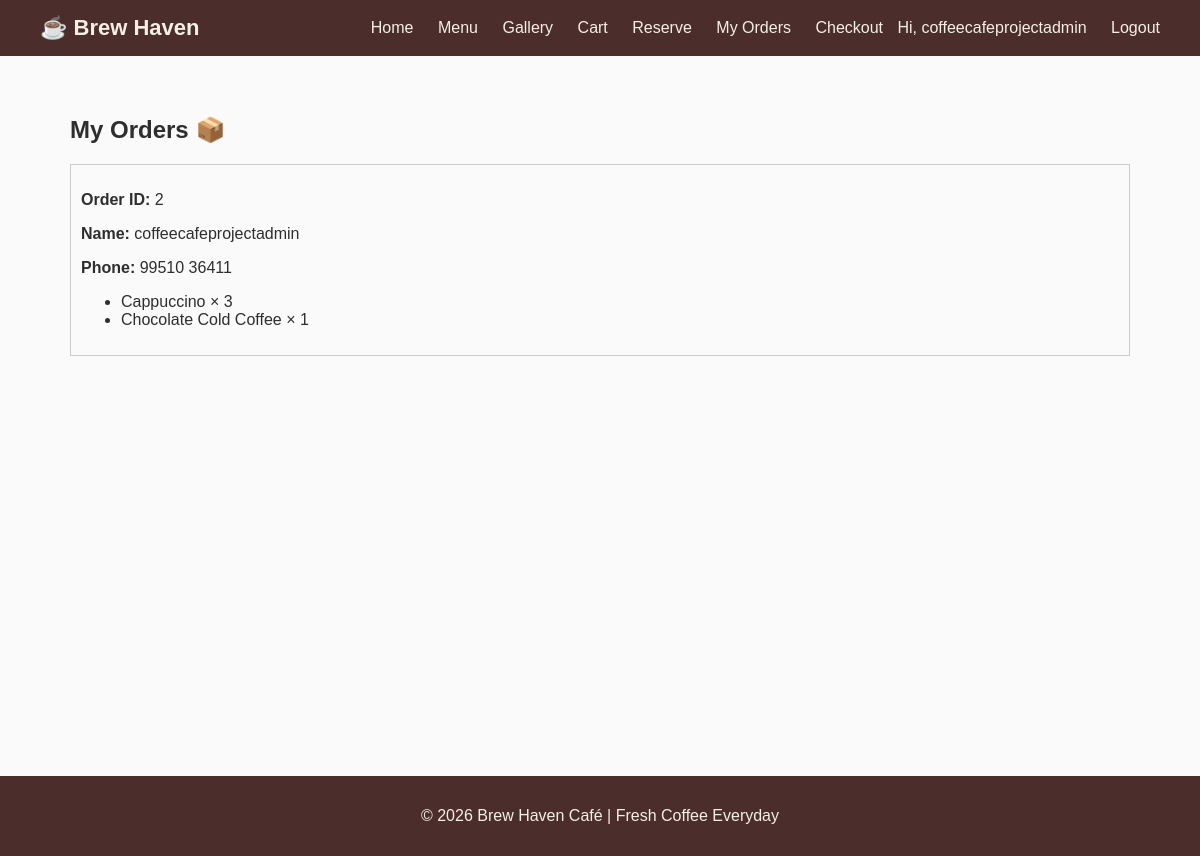
Screenshot of /orders/ (signed in) with the database file from the repository.
### main/models.py (models this page shows, shortened)
class Order(models.Model):
    user = models.ForeignKey('auth.User', on_delete=models.CASCADE, null=True, blank=True)
    name = models.CharField(max_length=100)
    phone = models.CharField(max_length=15)
    address = models.TextField(blank=True)
    created_at = models.DateTimeField(auto_now_add=True)
    is_completed = models.BooleanField(default=False)

class OrderItem(models.Model):
    order = models.ForeignKey(Order, on_delete=models.CASCADE)
    item = models.ForeignKey(MenuItem, on_delete=models.CASCADE)
    quantity = models.IntegerField(default=1)

class MenuItem(models.Model):
    CATEGORY_CHOICES = (
        ('hot', 'Hot Coffee'),
        ('cold', 'Cold Coffee'),
        ('snacks', 'Snacks'),
        ('dessert', 'Desserts'),
    )
    name = models.CharField(max_length=100)
    description = models.TextField()
    price = models.IntegerField()
    category = models.CharField(max_length=20, choices=CATEGORY_CHOICES)
    image = models.ImageField(upload_to='menu_images/')

### main/views.py (the view)
# urls.py: path('orders/', views.order_history, name='order_history'),
@login_required(login_url='/login/')
def order_history(request):
    orders = Order.objects.filter(
        user=request.user,
        is_completed=True
    ).order_by('-id')
    return render(request, 'order_history.html', {'orders': orders})

### main/templates/order_history.html
{% extends 'base.html' %}
{% block content %}
<h2>My Orders 📦</h2>
{% if orders %}
    {% for order in orders %}
        <div style="border:1px solid #ccc; padding:10px; margin-bottom:10px;">
            <p><b>Order ID:</b> {{ order.id }}</p>
            <p><b>Name:</b> {{ order.name }}</p>
            <p><b>Phone:</b> {{ order.phone }}</p>
            <ul>
            {% for item in order.orderitem_set.all %}
                <li>
                    {{ item.item.name }} × {{ item.quantity }}
                </li>
            {% endfor %}
            </ul>
        </div>
    {% endfor %}
{% else %}
<p>No orders yet ☕</p>
{% endif %}
{% endblock %}

### main/templates/base.html (shortened to what this page needs)
<!DOCTYPE html>
<html lang="en">
<head>
    {% load static %}
    <link rel="stylesheet" href="{% static 'css/style.css' %}">
</head>
<body>
<header class="navbar">
    <div class="logo">☕ Brew Haven</div>
    <nav>
        <a href="/">Home</a>
        <a href="/menu/">Menu</a>
        <a href="/gallery/">Gallery</a>
        <a href="/cart/">Cart</a>
        <a href="/reserve/">Reserve</a>
        {% if user.is_authenticated %}
            <a href="/orders/">My Orders</a>
            <a href="/checkout/">Checkout</a>
            <span style="color:#F5EFE6; margin-left:10px;">
                Hi, {{ user.username }}
            </span>
            <a href="/logout/">Logout</a>
        {% else %}
            <a href="/login/">Login</a>
            <a href="/signup/">Signup</a>
        {% endif %}
    </nav>
</header>
<div class="content">
    {% block content %}
    {% endblock %}
</div>
<footer class="footer">
    <p>© 2026 Brew Haven Café | Fresh Coffee Everyday</p>
</footer>
</body>
</html>

### main/static/css/style.css (style rules this page uses)
body { margin: 0; font-family: 'Poppins', Arial, sans-serif; background-color: #FAFAFA; color: #2E2E2E; }
.navbar { display: flex; justify-content: space-between; align-items: center; padding: 15px 40px; background-color: #4B2E2B; }
.navbar .logo { font-size: 22px; font-weight: bold; color: #F5EFE6; }
.navbar a { color: #F5EFE6; margin-left: 20px; text-decoration: none; font-weight: 500; transition: 0.3s; }
.content { padding: 40px 70px; min-height: 80vh; }
.footer { background-color: #4B2E2B; color: #F5EFE6; text-align: center; padding: 15px; }

### rows the page displays
Order: id "2", name "coffeecafeprojectadmin", phone "99510 36411"
OrderItem: item.name "Cappuccino", quantity "3"
OrderItem: item.name "Chocolate Cold Coffee", quantity "1"

### other values shown
{{ user.username }} "coffeecafeprojectadmin"
